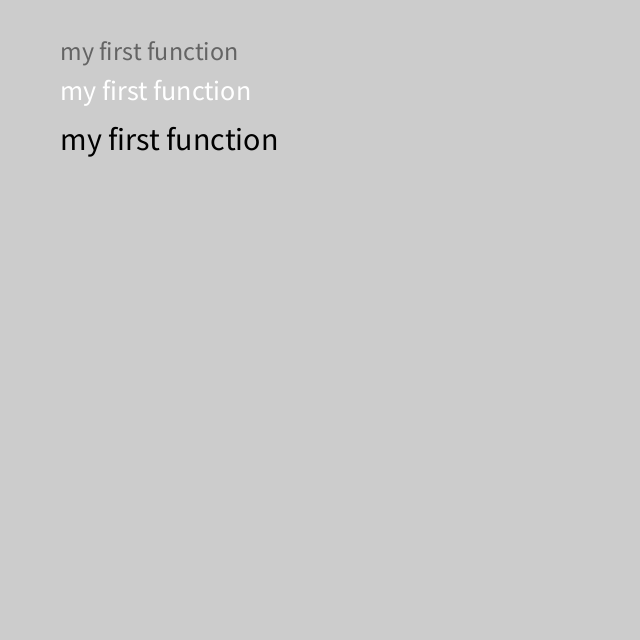
Frame 1 (no input)
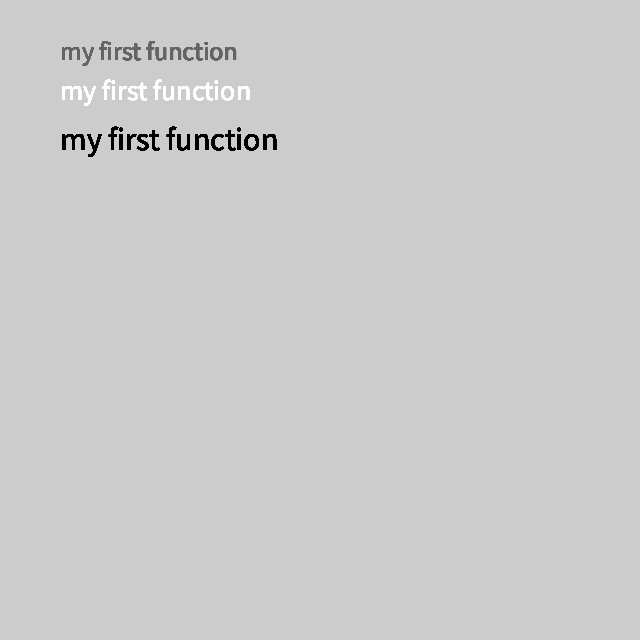
Frame 60 (the mouse pressed at the canvas centre just before this capture)
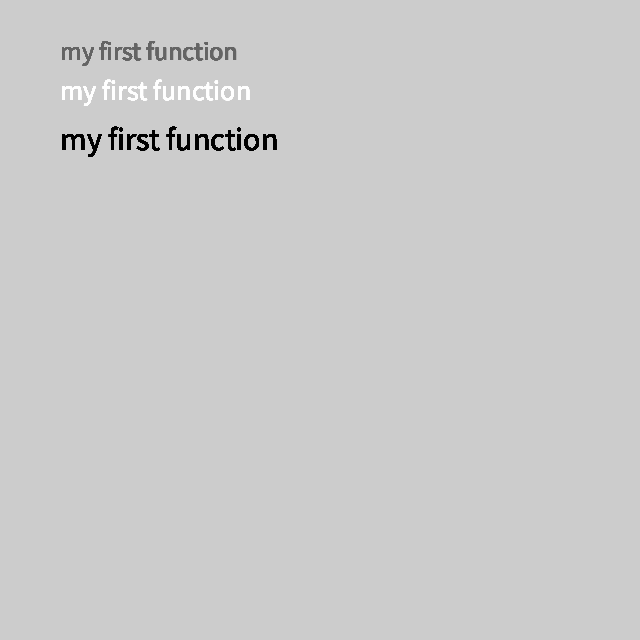
Frame 120 (the mouse held since frame 60 and released just before this capture)

The Processing sketch that drew these frames (run headless with seeded random() and noise(); from frame 60 on, the mouse is pressed at the canvas centre):

// Processing sketch: example1
// ── example1.pde
void setup() {
  size(640, 640);
  //mytext("my first function", 60, 60, 26, 100);
  //mytext("my first function", 60, 100, 28, 255);
  //mytext("my first function", 60, 150, 32, 0);
}
void mytext(String quote, int x, int y, int txt_size, int txt_color) {
  textSize(txt_size);
  fill(txt_color);
  text(quote, x, y);
}
void draw() {

  mytext("my first function", 60, 60, 26, 100);
  mytext("my first function", 60, 100, 28, 255);
  mytext("my first function", 60, 150, 32, 0);
  
}
